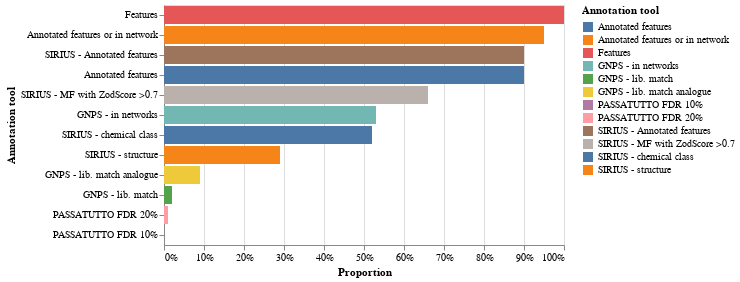

Notebook cell for this chart:
### Code cell
make_barchart(get_stats_annotation.final_table) # Absolute count
make_barchart_rel(get_stats_annotation.final_table_rel)

### Figure 1 — Vega-Lite specification as saved in the notebook (floating-point values rounded to 4 significant figures)
{"config": {"view": {"continuousWidth": 400, "continuousHeight": 300}}, "data": {"name": "data-2b6541fdc451c1621908a6d25f0cc43c"}, "mark": "bar", "encoding": {"color": {"type": "nominal", "field": "Annotation tool"}, "x": {"type": "quantitative", "axis": {"format": ".0%"}, "field": "Count", "stack": "zero", "title": "Proportion"}, "y": {"type": "nominal", "field": "Annotation tool", "sort": "-x"}}, "$schema": "https://vega.github.io/schema/vega-lite/v4.8.1.json", "datasets": {"data-2b6541fdc451c1621908a6d25f0cc43c": [{"Annotation tool": "Features", "Count": 1.0}, {"Annotation tool": "GNPS - in networks", "Count": 0.53}, {"Annotation tool": "GNPS - lib. match", "Count": 0.02}, {"Annotation tool": "GNPS - lib. match analogue", "Count": 0.09}, {"Annotation tool": "PASSATUTTO FDR 20%", "Count": 0.01}, {"Annotation tool": "PASSATUTTO FDR 10%", "Count": 0.0}, {"Annotation tool": "SIRIUS - Annotated features", "Count": 0.9}, {"Annotation tool": "SIRIUS - MF with ZodScore >0.7", "Count": 0.66}, {"Annotation tool": "SIRIUS - structure", "Count": 0.29}, {"Annotation tool": "SIRIUS - chemical class", "Count": 0.52}, {"Annotation tool": "Annotated features", "Count": 0.9}, {"Annotation tool": "Annotated features or in network", "Count": 0.95}]}}
